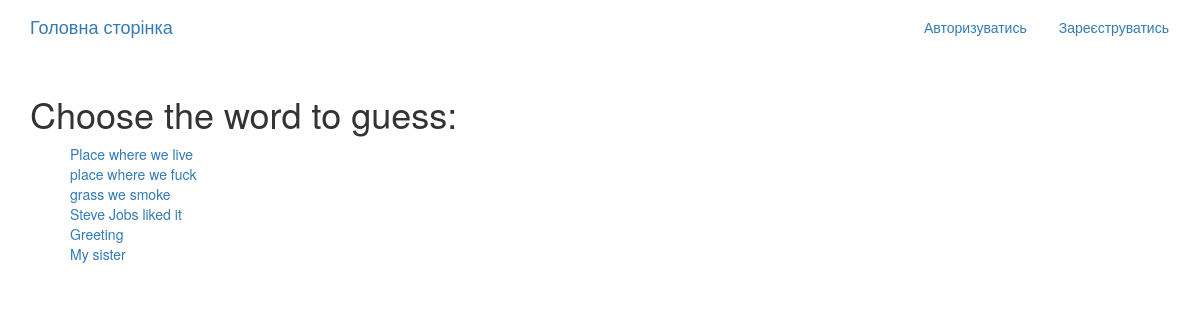
The page /game/descriptions/ on the database its author committed.
### game_app/models.py (models this page shows, shortened)
class Word(models.Model):
    word = models.TextField()
    description = models.TextField()
    masked_word = models.CharField(max_length=100, blank=True, null=True)
    number_of_letter = models.IntegerField(null=True, blank=True)
    letter = models.CharField(max_length=1, blank=True, null=True)
    success = models.CharField(
        max_length=100,  # Adjust the max_length as needed
        default="You have guessed it!"
        )
    failure = models.CharField(
        max_length=100,  # Adjust the max_length as needed
        default="Try again..."
        )
    call_to_action = models.CharField(
        max_length=100,  # Adjust the max_length as needed
        default="Ok make your choise now!"
        )

### game_app/views.py (the view)
# urls.py: path('descriptions/', views.DescriptionList.as_view(), name = 'game'),
class DescriptionList(generic.ListView):
    model = Word
    template_name = 'game_app/descriptions.html'  # Create an HTML template to display the list of groups
    context_object_name = 'descriptions'

### game_app/templates/game_app/descriptions.html
{% extends "base.html" %}
{% block content %}
<div class="container">
  <div class="row">
    <h1>Choose the word to guess: </h1>
    <ul>
        {% for puzzle in descriptions %}
             <a href="{% url 'game_app:masking-word' puzzle.pk %}">{{puzzle.description}}</a>
             <br>
        {% endfor %}
    </ul>
  </div>
</div>
{% endblock %}

### rows shown on the page
Word: description "Place where we live"
Word: description "place where we fuck"
Word: description "grass we smoke"
Word: description "Steve Jobs liked it"
Word: description "Greeting"
Word: description "My sister"
